Frame 1 (no input): blank canvas, image omitted
Frame 60 (the mouse pressed at the canvas centre just before this capture): blank canvas, image omitted
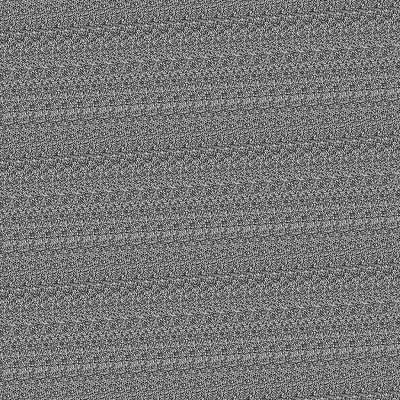
Frame 120 (the mouse held since frame 60 and released just before this capture)

The Processing sketch whose frames 1 and 60 were blank and that drew this single picture after the mouse press (run headless with seeded random() and noise(); from frame 60 on, the mouse is pressed at the canvas centre):

// Processing sketch: i5_2D_Perlin_Noise
// ── i5_2D_Perlin_Noise.pde

void setup() {
  size(400, 400);
}
void draw() {
  loadPixels();

  float xoff = 0.0;  // Start xoff at 0.

  for (int x = 0; x < width; x++) {

    float yoff = 0.0;

    for (int y = 0; y < height; y++) {
      float bright = map(noise(xoff, yoff), 0, 1, 0, 255);
      pixels[x+y * width] = color(bright, bright, bright);
      yoff += 0.01 * mouseY;
    }
    xoff += 0.01 * mouseX;
  }

  updatePixels();
}
